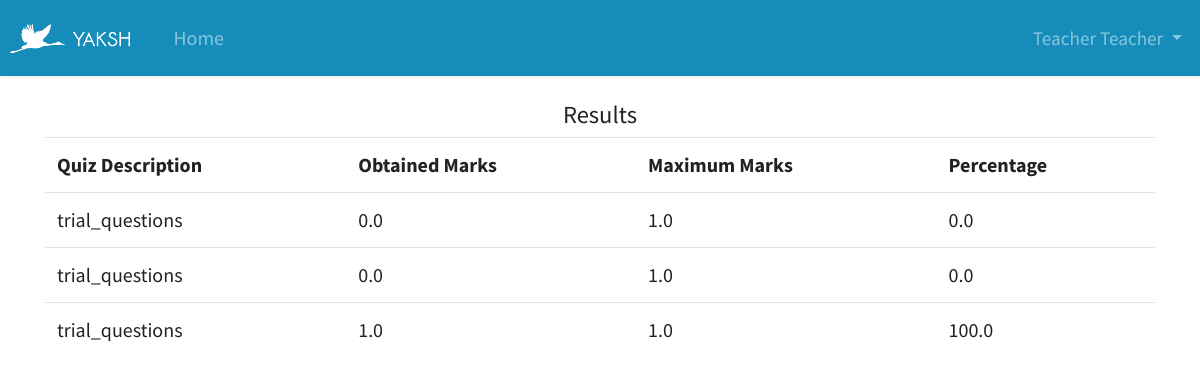
Screenshot of /exam/results/ (signed in) with the database file from the repository.
### yaksh/models.py (models this page shows, shortened)
class AnswerPaper(models.Model):
    user = models.ForeignKey(User, on_delete=models.CASCADE)
    questions = models.ManyToManyField(Question, related_name='questions')
    question_paper = models.ForeignKey(QuestionPaper, on_delete=models.CASCADE)
    course = models.ForeignKey(Course, null=True, on_delete=models.CASCADE)
    attempt_number = models.IntegerField()
    start_time = models.DateTimeField()
    end_time = models.DateTimeField()
    user_ip = models.CharField(max_length=15)
    questions_unanswered = models.ManyToManyField(
        Question, related_name='questions_unanswered'
    )
    questions_answered = models.ManyToManyField(
        Question, related_name='questions_answered'
    )
    answers = models.ManyToManyField(Answer)
    comments = models.TextField()
    marks_obtained = models.FloatField(null=True, default=0.0)
    percent = models.FloatField(null=True, default=0.0)
    passed = models.NullBooleanField()
    status = models.CharField(
        max_length=20, choices=test_status,
        default='inprogress'
    )
    questions_order = models.TextField(blank=True, default='')
    objects = AnswerPaperManager()
    class Meta:
        unique_together = ('user', 'question_paper',
                           'attempt_number', "course"
                           )

class QuestionPaper(models.Model):
    quiz = models.ForeignKey(Quiz, on_delete=models.CASCADE)
    name = models.CharField(max_length=255, blank=False)
    exam = models.ForeignKey(Exams, on_delete=models.CASCADE)
    fixed_questions = models.ManyToManyField(Question)
    random_questions = models.ManyToManyField("QuestionSet")
    shuffle_questions = models.BooleanField(default=False, blank=False)
    total_marks = models.FloatField(default=0.0, blank=True)
    fixed_question_order = models.CharField(max_length=255, blank=True)
    shuffle_testcases = models.BooleanField("Shuffle testcase for each user",
                                            default=True
                                            )
    objects = QuestionPaperManager()

class Quiz(models.Model):
    start_date_time = models.DateTimeField(
        "Start Date and Time of the quiz",
        default=timezone.now,
        null=True
    )
    end_date_time = models.DateTimeField(
        "End Date and Time of the quiz",
        default=datetime(
            2199, 1, 1,
            tzinfo=pytz.timezone(timezone.get_current_timezone_name())
        ),
        null=True
    )
    duration = models.IntegerField("Duration of quiz in minutes", default=20)
    active = models.BooleanField(default=True)
    description = models.CharField(max_length=256)
    pass_criteria = models.FloatField("Passing percentage", default=40)
    attempts_allowed = models.IntegerField(default=1, choices=attempts)
    time_between_attempts = models.FloatField(
        "Time Between Quiz Attempts in hours", default=0.0
    )
    is_trial = models.BooleanField(default=False)
    instructions = models.TextField('Instructions for Students',
                                    default=None, blank=True, null=True)
    view_answerpaper = models.BooleanField('Allow student to view their answer\
                                            paper', default=False)
    allow_skip = models.BooleanField("Allow students to skip questions",
                                     default=True)
    weightage = models.FloatField(help_text='Will be considered as percentage',
                                  default=100)
    is_exercise = models.BooleanField(default=False)
    creator = models.ForeignKey(User, null=True, on_delete=models.CASCADE)
    objects = QuizManager()
    class Meta:
        verbose_name_plural = "Quizzes"

### yaksh/decorators.py (the view, shortened to what this page needs)
    def is_email_verified(request, *args, **kwargs):
        user = request.user
        context = {}
        return func(request, *args, **kwargs)

### yaksh/models.py (called while the page is built)
    def get_user_answerpapers(self, user):
        return self.filter(user=user)

### yaksh/views.py (called while the page is built)
def my_render_to_response(request, template, context=None, **kwargs):
    if context is None:
        context = {'URL_ROOT': URL_ROOT}
    else:
        context['URL_ROOT'] = URL_ROOT
    return render(request, template, context, **kwargs)

@login_required
@email_verified
def results_user(request):
    user = request.user
    papers = AnswerPaper.objects.get_user_answerpapers(user)
    context = {'papers': papers}
    return my_render_to_response(request, "yaksh/results_user.html", context)

### yaksh/templates/yaksh/results_user.html (shortened to what this page needs)
{% extends "user.html" %}
{% block pagetitle %} Results {% endblock pagetitle %}
{% block content %}
<div class="yakshwell container">
<form>
  <center><table class="table table-responsive-sm">
    <th>Quiz Description
    <th>Obtained Marks
    <th>Maximum Marks
    <th>Percentage
    {% for paper in papers %}
        <tr>
            <td>{{ paper.question_paper.quiz.description }}</td>
            <td>{{ paper.marks_obtained }}</td>
            <td>{{ paper.question_paper.total_marks }}</td>
            <td>{{ paper.percent }}</td>
        </tr>
    {% endfor %}
  </table></center>
</form>
</div>
{% endblock %}

### yaksh/templates/user.html (shortened to what this page needs)
{% extends "base.html" %}
{% load static %}
{% block nav %}
<div class="container-fluid">
    <nav class="navbar navbar-expand-sm navbar-dark bg-primary fixed-top">
        <a class="navbar-brand" href="{% url 'yaksh:index' %}">
        <img src="{% static 'yaksh/images/yaksh_banner.png' %}" alt="YAKSH">
        </a>
        <div class="collapse navbar-collapse" id="navbarColor01">
        <ul class="navbar-nav mr-auto">
            <li class="nav-item"><a class="nav-link" href="{% url 'yaksh:index' %}"><i class="fa fa-home" style="size: 18px"></i>&nbsp;Home</a></li>
        </ul>
        <ul class="navbar-nav ml-auto">
            <li class="nav-item dropdown my-lg-0" style="font-size: 1.2rem">
                <a class="dropdown-toggle nav-link" id="user_dropdown" data-toggle="dropdown" href="#">{{user.get_full_name|title}}
                </a>
            </li>
        </ul>
        </div>
    </nav>
</div>
{% endblock %}

### yaksh/templates/base.html (shortened to what this page needs)
{% load static %}
<!doctype html>
 <html class="no-js" lang="">
<head>
  <link rel="stylesheet" href="{% static 'yaksh/css/bootstrap.min.css' %}">
  <link rel="stylesheet" href="{% static 'yaksh/css/custom.css' %}" type="text/css" />
  <link rel="stylesheet" href="{% static 'yaksh/css/animate.min.css' %}" type="text/css" />
  <link rel="stylesheet" href="{% static 'yaksh/css/font-awesome.css' %}" type="text/css" />
  <link rel="stylesheet" href="{% static 'yaksh/css/ontop.css' %}" type="text/css" />
</head>
<body {% block onload %} {% endblock %} class="yaksh">
  {% block nav %}
  {% endblock %}
     <div class="base-content">
         <div class="header">
             <h3><center>{% block pagetitle %}{% endblock pagetitle %}</center></h3>
         </div>
         {% block content %}
         {% endblock %}
     </div>
</body>
</html>

### yaksh/static/yaksh/css/custom.css (style rules this page uses)
body, .dropdown-menu { font-size: 1.25rem; }
.base-content { padding-top: 5em; padding-bottom: 5em; }
.dropdown { display: flex; }
.course-detail, #result-table > th, td { word-wrap: break-word; }
.navbar { padding: 15px 10px; background: #fff; border: none; border-radius: 0; margin-bottom: 40px; box-shadow: 1px 1px 3px rgba(0, 0, 0, 0.1); }

### rows the page displays
AnswerPaper: question_paper.quiz.description "trial_questions", marks_obtained "0.0", question_paper.total_marks "1.0", percent "0.0"
AnswerPaper: question_paper.quiz.description "trial_questions", marks_obtained "0.0", question_paper.total_marks "1.0", percent "0.0"
AnswerPaper: question_paper.quiz.description "trial_questions", marks_obtained "1.0", question_paper.total_marks "1.0", percent "100.0"

### other values shown
{{ user.get_full_name|title }} "Teacher Teacher"
